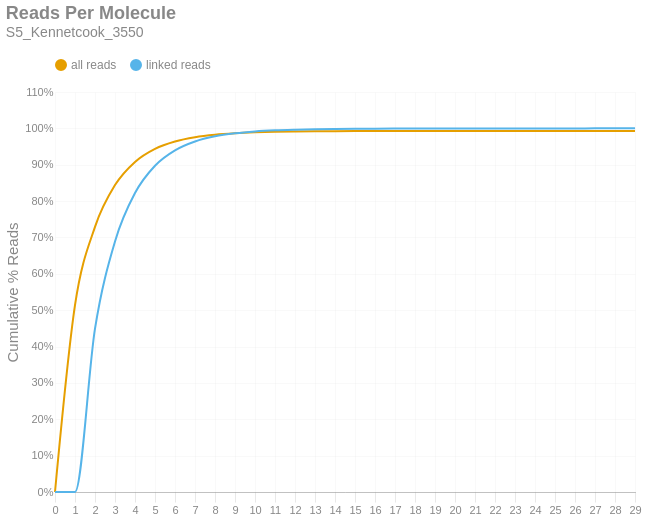

The code cell stored with this chart in its notebook:
### Markdown cell above
### Reads per Molecule
This chart shows the cumulative distribution of the number of reads per linked molecule. That is, how many alignments are associated with a unique molecule. This excludes the number of reads associated with invalid or absent linked-read barcodes. The `linked` histogram is the percentages recalculated when disregarding singletons.

### Code cell
if SKIPLR:
    print_html(f"Skipped")
else:
    counts = np.bincount(valids['reads'].cast(pl.Int64).to_numpy())
    weighted = counts * np.arange(len(counts))
    all_perc = weighted / n_reads
    linked_perc = weighted / n_linked_reads
    linked_perc[1] = 0
    binned_df = pl.DataFrame({
        'readsper': list(range(len(counts))),
        'all reads (cumsum)': np.cumsum(all_perc).tolist(),
        'linked reads (cumsum)': np.cumsum(linked_perc).tolist(),
    })

    with SafeRender(binned_df):
        (
            density_plot(binned_df, 'Reads Per Molecule', samplename, 'readspmol')
            .encode(
                x=alt.X('readsper:O', title=None).axis(labelAngle=0).scale(padding=0),
                y=alt.Y('value:Q', title='Cumulative % Reads').axis(format='%').stack(False),
                color=alt.Color("key:N").scale(domain=["all reads", "linked reads"]),
                tooltip=[
                    alt.Tooltip("key:N", title="Data Type"),
                    alt.Tooltip("readsper:O", title="Reads Per Molecule"),
                    alt.Tooltip("value:Q", format=".2%", title="% Reads (Cum.)")
                ]            
            )
        ).display()

### Figure 1 — Vega-Lite specification as saved in the notebook (floating-point values rounded to 4 significant figures)
{"width": "container", "height": 400, "config": {"title": {"anchor": "start", "dy": -15, "fontSize": 18, "color": "#888888", "subtitleColor": "#888888", "subtitleFontSize": 14}, "arc": {"fill": "#0072B2"}, "axis": {"domainColor": "#888888", "domainWidth": 0.5, "gridWidth": 0.2, "grid": false, "titleFontWeight": 400, "titleFontSize": 15, "labelFontSize": 11, "labelColor": "#888888", "tickColor": "#888888", "tickWidth": 0.2, "titleColor": "#888888"}, "axisBand": {"grid": false}, "axisX": {"grid": true, "tickSize": 10, "domainCap": "round"}, "axisY": {"domain": false, "grid": true, "tickSize": 0, "domainCap": "round"}, "background": "transparent", "header": {"labelFontSize": 15, "labelColor": "#888888", "titleFontSize": 15, "titleFontWeight": 600, "titleColor": "#888888"}, "legend": {"labelFont": "sans-serif", "labelFontSize": 12, "labelColor": "#888888", "symbolSize": 100, "symbolType": "circle", "titleFontSize": 12, "titlePadding": 10, "titleColor": "#888888", "title": null, "orient": "top"}, "range": {"category": ["#E69F00", "#56B4E9", "#009E73", "#F0E442", "#0072B2", "#D55E00", "#CC79A7", "#000000"], "diverging": ["#cfe8f3", "#a2d4ec", "#73bfe2", "#46abdb", "#1696d2", "#12719e"]}, "area": {"fill": "#0072B2", "fillOpacity": 0.7, "line": true, "strokeOpacity": 0.7}, "line": {"color": "#0072B2", "stroke": "#0072B2", "strokeWidth": 2}, "trail": {"color": "#0072B2", "stroke": "#0072B2", "strokeWidth": 0, "size": 1}, "point": {"filled": true, "fillOpacity": 1.0, "size": 95}, "text": {"color": "#888888", "fontSize": 11, "align": "right", "fontWeight": 400, "size": 11}, "bar": {"fill": "#0072B2", "stroke": null}, "view": {"stroke": null, "continuousWidth": 660, "continuousHeight": 400}}, "data": {"name": "data-285a89a5df94acef0522c0051eb22b2b"}, "mark": {"type": "line", "interpolate": "monotone", "point": {"opacity": 0, "size": 275}}, "encoding": {"color": {"field": "key", "scale": {"domain": ["all reads", "linked reads"]}, "type": "nominal"}, "tooltip": [{"field": "key", "title": "Data Type", "type": "nominal"}, {"field": "readsper", "title": "Reads Per Molecule", "type": "ordinal"}, {"field": "value", "format": ".2%", "title": "% Reads (Cum.)", "type": "quantitative"}], "x": {"axis": {"labelAngle": 0}, "field": "readsper", "scale": {"padding": 0}, "title": null, "type": "ordinal"}, "y": {"axis": {"format": "%"}, "field": "value", "stack": false, "title": "Cumulative % Reads", "type": "quantitative"}}, "params": [{"name": "param_c36ac31b6afebe62", "select": {"type": "point", "fields": ["key"]}, "bind": "legend"}], "title": {"text": "Reads Per Molecule", "subtitle": "S5_Kennetcook_3550"}, "transform": [{"fold": ["all reads (cumsum)", "linked reads (cumsum)"]}, {"calculate": "replace(datum.key, ' (cumsum)', '')", "as": "key"}, {"filter": {"param": "param_c36ac31b6afebe62"}}], "usermeta": {"embedOptions": {"downloadFileName": "S5_Kennetcook_3550.readspmol"}}, "$schema": "https://vega.github.io/schema/vega-lite/v6.1.0.json", "datasets": {"data-285a89a5df94acef0522c0051eb22b2b": [{"readsper": 0, "all reads (cumsum)": 0.0, "linked reads (cumsum)": 0.0}, {"readsper": 1, "all reads (cumsum)": 0.5139, "linked reads (cumsum)": 0.0}, {"readsper": 2, "all reads (cumsum)": 0.7291, "linked reads (cumsum)": 0.449}, {"readsper": 3, "all reads (cumsum)": 0.844, "linked reads (cumsum)": 0.6889}, {"readsper": 4, "all reads (cumsum)": 0.9078, "linked reads (cumsum)": 0.822}, {"readsper": 5, "all reads (cumsum)": 0.9438, "linked reads (cumsum)": 0.8971}, {"readsper": 6, "all reads (cumsum)": 0.964, "linked reads (cumsum)": 0.9394}, {"readsper": 7, "all reads (cumsum)": 0.9757, "linked reads (cumsum)": 0.9638}, {"readsper": 8, "all reads (cumsum)": 0.9826, "linked reads (cumsum)": 0.978}, {"readsper": 9, "all reads (cumsum)": 0.9865, "linked reads (cumsum)": 0.9863}, {"readsper": 10, "all reads (cumsum)": 0.989, "linked reads (cumsum)": 0.9915}, {"readsper": 11, "all reads (cumsum)": 0.9905, "linked reads (cumsum)": 0.9946}, {"readsper": 12, "all reads (cumsum)": 0.9913, "linked reads (cumsum)": 0.9964}, {"readsper": 13, "all reads (cumsum)": 0.9919, "linked reads (cumsum)": 0.9976}, {"readsper": 14, "all reads (cumsum)": 0.9923, "linked reads (cumsum)": 0.9984}, {"readsper": 15, "all reads (cumsum)": 0.9925, "linked reads (cumsum)": 0.9989}, {"readsper": 16, "all reads (cumsum)": 0.9927, "linked reads (cumsum)": 0.9993}, {"readsper": 17, "all reads (cumsum)": 0.9928, "linked reads (cumsum)": 0.9995}, {"readsper": 18, "all reads (cumsum)": 0.9929, "linked reads (cumsum)": 0.9996}, {"readsper": 19, "all reads (cumsum)": 0.993, "linked reads (cumsum)": 0.9997}, {"readsper": 20, "all reads (cumsum)": 0.993, "linked reads (cumsum)": 0.9998}, {"readsper": 21, "all reads (cumsum)": 0.993, "linked reads (cumsum)": 0.9998}, {"readsper": 22, "all reads (cumsum)": 0.993, "linked reads (cumsum)": 0.9999}, {"readsper": 23, "all reads (cumsum)": 0.993, "linked reads (cumsum)": 0.9999}, {"readsper": 24, "all reads (cumsum)": 0.9931, "linked reads (cumsum)": 1.0}, {"readsper": 25, "all reads (cumsum)": 0.9931, "linked reads (cumsum)": 1.0}, {"readsper": 26, "all reads (cumsum)": 0.9931, "linked reads (cumsum)": 1.0}, {"readsper": 27, "all reads (cumsum)": 0.9931, "linked reads (cumsum)": 1.0}, {"readsper": 28, "all reads (cumsum)": 0.9931, "linked reads (cumsum)": 1.0}, {"readsper": 29, "all reads (cumsum)": 0.9931, "linked reads (cumsum)": 1.0}]}}
